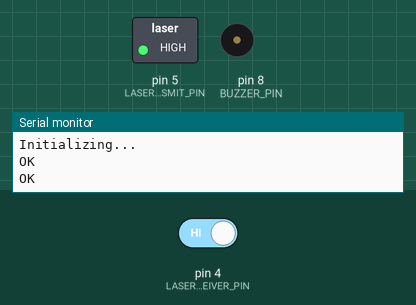
This sketch was run on a simulated Arduino Uno, built with avr-gcc and run on an emulated ATmega328P. On the bench: switched loads named in the sketch (green lamp = pin HIGH), buzzer (waves = sounding, pin HIGH), the last lines printed to the serial monitor. The inputs (shaded band) are chosen by the test bench; at power-on: pin 4 (LASER_RECEIVER_PIN) HIGH. The modem accepts every AT command (registered, SIM ready, sends succeed) and sends nothing else.

Above: at 3.2 s.
3.3 s: pin 4 (LASER_RECEIVER_PIN) driven LOW
At 4.5 s:
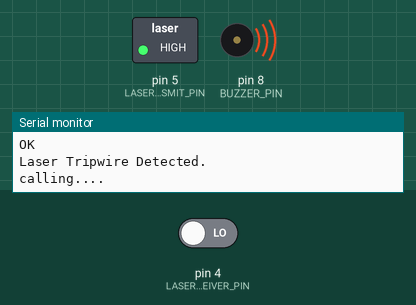
Timing chart, 0 to 6.3 s (numbered marks = the images above; inputs shaded):
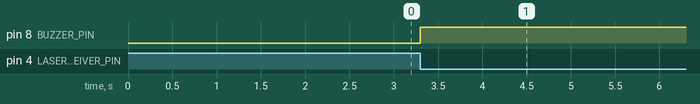

The sketch:

sim800l-laser-tripwire.ino
```cpp
#include <SoftwareSerial.h>

//MMMMMMMMMMMMMMMMMMMMMMMMMMMMMMMMMMMMMMMMMMMMMMMMMMMMMMMMMMMMMMMMMM
//Alarm reciever's phone number with country code
//NOTE: Must be your personal phone number here
//this is not gsm module phone number
const String PHONE = "ENTER_YOUR_PHONE_NUMBER";
//MMMMMMMMMMMMMMMMMMMMMMMMMMMMMMMMMMMMMMMMMMMMMMMMMMMMMMMMMMMMMMMMMM

//MMMMMMMMMMMMMMMMMMMMMMMMMMMMMMMMMMMMMMMMMMMMMMMMMMMMMMMMMMMMMMMMMM
#define rxPin 2
#define txPin 3
SoftwareSerial sim800L(rxPin,txPin);
//MMMMMMMMMMMMMMMMMMMMMMMMMMMMMMMMMMMMMMMMMMMMMMMMMMMMMMMMMMMMMMMMMM

//MMMMMMMMMMMMMMMMMMMMMMMMMMMMMMMMMMMMMMMMMMMMMMMMMMMMMMMMMMMMMMMMMM
#define LASER_RECEIVER_PIN 4
#define LASER_TRANSMIT_PIN 5
//fire_flag = 0 means tripwire detected
boolean laser_flag = 0;
//MMMMMMMMMMMMMMMMMMMMMMMMMMMMMMMMMMMMMMMMMMMMMMMMMMMMMMMMMMMMMMMMMM

//MMMMMMMMMMMMMMMMMMMMMMMMMMMMMMMMMMMMMMMMMMMMMMMMMMMMMMMMMMMMMMMMMM
#define BUZZER_PIN 8
//MMMMMMMMMMMMMMMMMMMMMMMMMMMMMMMMMMMMMMMMMMMMMMMMMMMMMMMMMMMMMMMMMM

//______________________________________________________________________________________
void setup()
{
  //----------------------------------------------------------------
  //Begin serial communication: Arduino IDE (Serial Monitor)
  Serial.begin(115200);
  //----------------------------------------------------------------
  //Begin serial communication: SIM800L
  sim800L.begin(9600);
  //----------------------------------------------------------------
  pinMode(LASER_RECEIVER_PIN,INPUT);
  pinMode(LASER_TRANSMIT_PIN,OUTPUT);
  //by default the LASER Transmitter is ON
  digitalWrite(LASER_TRANSMIT_PIN,HIGH);
  //----------------------------------------------------------------
  pinMode(BUZZER_PIN, OUTPUT);
  //by default the BUZZER is OFF
  digitalWrite(BUZZER_PIN,LOW);
  //----------------------------------------------------------------
  Serial.println("Initializing...");
  //Once the handshake test is successful, it will back to OK
  sim800L.println("AT");
  delay(1000);
  sim800L.println("AT+CMGF=1");
  delay(1000);
  //----------------------------------------------------------------
}
//______________________________________________________________________________________

//______________________________________________________________________________________
void loop()
{
  while(sim800L.available()){
  Serial.println(sim800L.readString());
  }

  int laser_value = digitalRead(LASER_RECEIVER_PIN);

  //MMMMMMMMMMMMMMMMMMMMMMMMMMMMMMMMMMMMMMMMMMMMMMMMMMMMMMMMMMMMMMMMMM
  //The laser trip wire is detected, trigger Alarm and send sms
  if(laser_value == LOW) {
    digitalWrite(BUZZER_PIN,HIGH);
    //----------------------------------------------------------------
    if(laser_flag == 0) {
      Serial.println("Laser Tripwire Detected.");
      laser_flag == 1;
      make_call();
    }
    //----------------------------------------------------------------
  }
  //MMMMMMMMMMMMMMMMMMMMMMMMMMMMMMMMMMMMMMMMMMMMMMMMMMMMMMMMMMMMMMMMMM
  //No laser tripwire is detected, turn OFF Alarm
  else {
    //Serial.println("Laser Tripwire !Detected.");
    digitalWrite(BUZZER_PIN,LOW);
    laser_flag = 0;
  }
  //MMMMMMMMMMMMMMMMMMMMMMMMMMMMMMMMMMMMMMMMMMMMMMMMMMMMMMMMMMMMMMMMMM
}
//______________________________________________________________________________________

//______________________________________________________________________________________
void make_call()
{
    Serial.println("calling....");
    sim800L.println("ATD"+PHONE+";");
    delay(20000); //20 sec delay
    sim800L.println("ATH");
    delay(1000); //1 sec delay
}
//______________________________________________________________________________________
```

Measured:
- after the input at 3.3 s, pin 8 (BUZZER_PIN): LOW → HIGH at once
